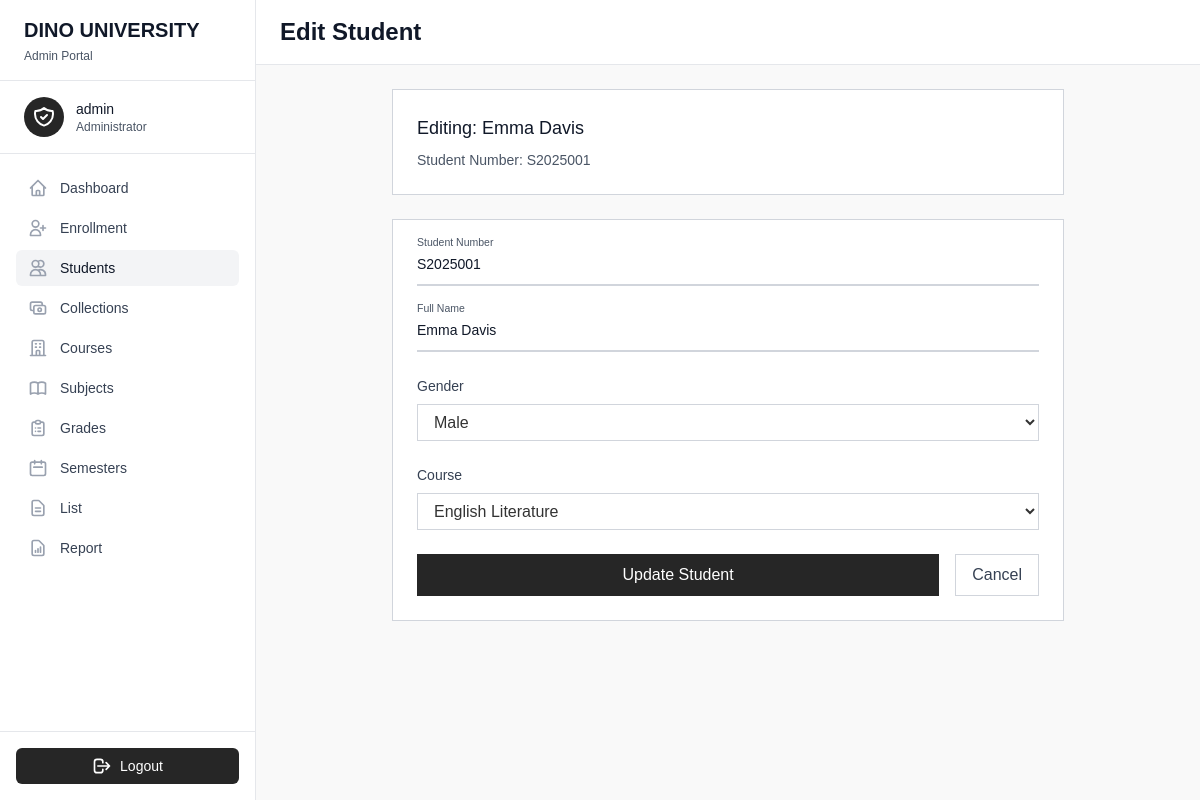
The app's page /students/edit.php?id=6 (signed in), older data.
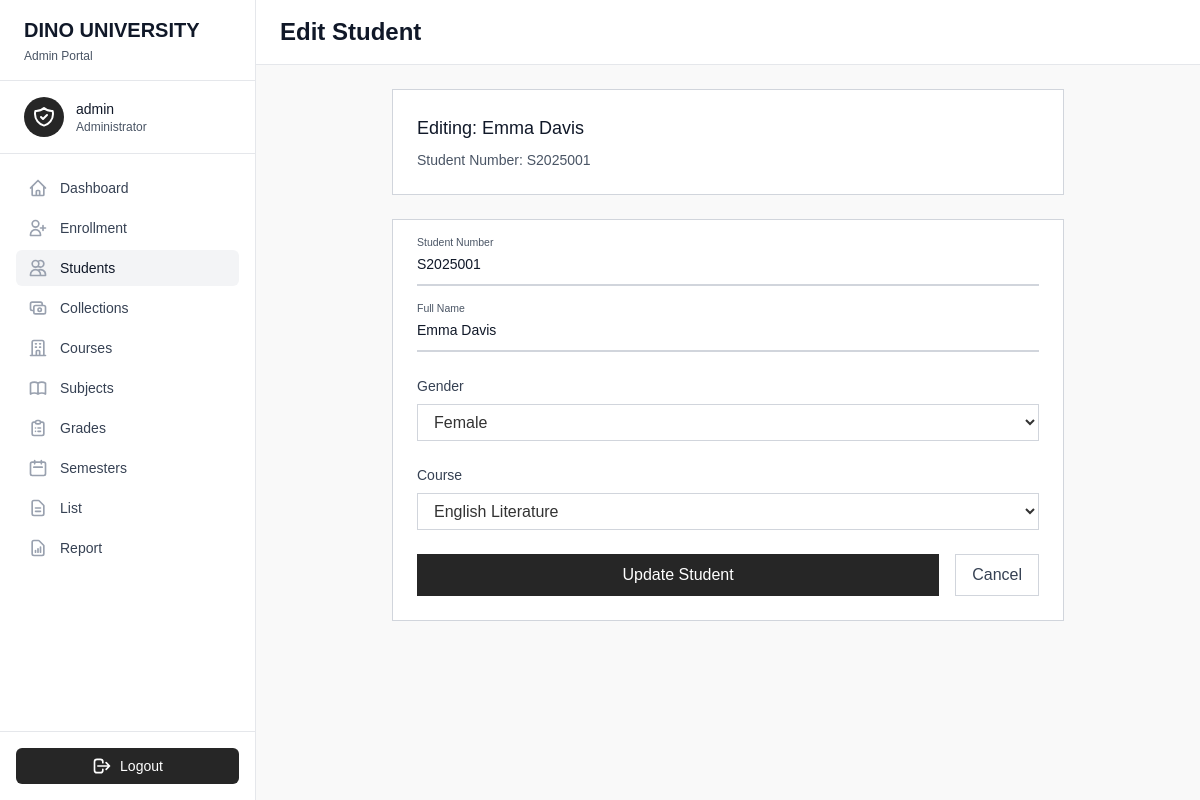
The same page, newer data.
### tables this page shows
CREATE TABLE IF NOT EXISTS `students` (
  `student_id` int NOT NULL AUTO_INCREMENT,
  `student_number` varchar(50) NOT NULL DEFAULT '0',
  `name` varchar(100) NOT NULL DEFAULT '0',
  `gender` varchar(10) NOT NULL DEFAULT 'Male',
  `course_id` int NOT NULL DEFAULT '0',
  PRIMARY KEY (`student_id`),
  KEY `FK_students_courses` (`course_id`),
  CONSTRAINT `FK_students_courses` FOREIGN KEY (`course_id`) REFERENCES `courses` (`course_id`) ON DELETE CASCADE ON UPDATE CASCADE
);

CREATE TABLE IF NOT EXISTS `courses` (
  `course_id` int NOT NULL AUTO_INCREMENT,
  `code` varchar(50) DEFAULT NULL,
  `name` varchar(100) DEFAULT NULL,
  PRIMARY KEY (`course_id`)
);

### students/edit.php (the view, shortened to what the changed rows need)
<?php
require('../partials/head.php');
$stmt = $connection->prepare("
    select s.student_id, s.student_number, s.name as student_name, s.gender, s.course_id, c.name as course_name
    from students s
    join courses c on s.course_id = c.course_id
    WHERE s.student_id = (?);
");
$stmt->execute([$_GET['id']]);
$student = $stmt->fetch();
$stmt = $connection->prepare("select * from courses ORDER BY name");
$stmt->execute();
$courses = $stmt->fetchAll();
?>
<body class="bg-gray-50" x-data="{ sidebarOpen: false }">
    <?php require('../partials/admin_sidebar.php'); ?>
    <div class="flex-1 lg:ml-64">
        <div class="bg-white border-b border-gray-200 px-6 py-4">
            <div class="flex items-center justify-between">
                <div class="flex items-center space-x-4">
                    <h1 class="text-2xl font-extrabold text-gray-900">Edit Student</h1>
                </div>
            </div>
        </div>
        <div class="p-6">
            <div class="max-w-2xl mx-auto">
                <div class="bg-white border border-gray-300 p-6 mb-6">
                    <h2 class="text-lg font-medium text-gray-900 mb-2">Editing: <?= htmlspecialchars($student['student_name']) ?></h2>
                    <p class="text-sm text-gray-600">Student Number: <?= htmlspecialchars($student['student_number']) ?></p>
                </div>
                <div class="bg-white border border-gray-300 p-6">
                    <form action="update.php" method="POST" class="space-y-6">
                        <div class="relative z-0 w-full group">
                            <input type="text"
                                name="student_number"
                                id="student_number"
                                value="<?= htmlspecialchars($student['student_number']) ?>"
                                class="block py-2.5 px-0 w-full text-sm text-gray-900 bg-transparent border-0 border-b-2 border-gray-300 appearance-none focus:outline-none focus:ring-0 focus:border-neutral-800 peer"
                                placeholder=" "
                                required />
                            <label for="student_number"
                                class="peer-focus:font-medium absolute text-sm text-gray-600 duration-300 transform -translate-y-6 scale-75 top-3 -z-10 origin-[0] peer-focus:start-0 peer-focus:text-neutral-800 peer-placeholder-shown:scale-100 peer-placeholder-shown:translate-y-0 peer-focus:scale-75 peer-focus:-translate-y-6">
                                Student Number
                            </label>
                        </div>
                        <div class="relative z-0 w-full group">
                            <input type="text"
                                name="student_name"
                                id="student_name"
                                value="<?= htmlspecialchars($student['student_name']) ?>"
                                class="block py-2.5 px-0 w-full text-sm text-gray-900 bg-transparent border-0 border-b-2 border-gray-300 appearance-none focus:outline-none focus:ring-0 focus:border-neutral-800 peer"
                                placeholder=" "
                                required />
                            <label for="student_name"
                                class="peer-focus:font-medium absolute text-sm text-gray-600 duration-300 transform -translate-y-6 scale-75 top-3 -z-10 origin-[0] peer-focus:start-0 peer-focus:text-neutral-800 peer-placeholder-shown:scale-100 peer-placeholder-shown:translate-y-0 peer-focus:scale-75 peer-focus:-translate-y-6">
                                Full Name
                            </label>
                        </div>
                        <div>
                            <label for="gender" class="block text-sm font-medium text-gray-700 mb-2">Gender</label>
                            <select name="gender" id="gender"
                                class="w-full px-3 py-2 border border-gray-300 bg-white focus:ring-neutral-800 focus:border-neutral-800">
                                <option value="M" <?= $student['gender'] === 'M' ? 'selected' : '' ?>>Male</option>
                                <option value="F" <?= $student['gender'] === 'F' ? 'selected' : '' ?>>Female</option>
                            </select>
                        </div>
                        <div>
                            <label for="course" class="block text-sm font-medium text-gray-700 mb-2">Course</label>
                            <select name="course" id="course"
                                class="w-full px-3 py-2 border border-gray-300 bg-white focus:ring-neutral-800 focus:border-neutral-800">
                                <?php foreach ($courses as $course): ?>
                                    <option value="<?= $course['course_id'] ?>"
                                        <?= $student['course_id'] == $course['course_id'] ? 'selected' : '' ?>>
                                        <?= htmlspecialchars($course['name']) ?>
                                    </option>
                                <?php endforeach; ?>
                            </select>
                        </div>
                    </form>
                </div>
            </div>
        </div>
    </div>
</body>
<?php
require('../partials/footer.php')
?>

Row changes from the older to the newer data that the page shows:
changed students "Emma Davis": gender "Male" → "Female"
